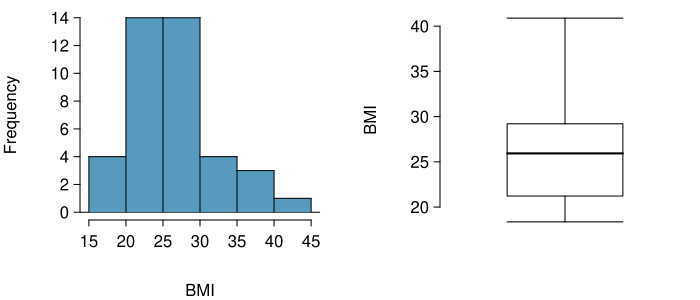

Recreate this plot in R.
library(Hmisc)
brfss <- sasxport.get("~/Dropbox/THESIS/R scripts/brfss/CDBRFS00.XPT")
data(COL)

#create df of only columns we like
brfss.data<-cbind(brfss$x.state,brfss$age,brfss$weight,brfss$wtdesire,brfss$height,brfss$htf, brfss$hti,brfss$sex)
colnames(brfss.data)<-c("x.state","age","weight", "wtdesire", "height", "htf", "hti", "sex")
brfss.data<-as.data.frame(brfss.data)

#eliminate missing data 
brfss.df<-brfss.data[brfss.data$weight != 777 & brfss.data$weight != 999 & brfss.data$wtdesire != 777
                     & brfss.data$wtdesire != 999 & brfss.data$height!= 777 & brfss.data$height != 999 
                     & brfss.data$htf != 7 & brfss.data$htf != 9 & brfss.data$hti != 77 & brfss.data$hti != 99,]
brfss.df<-brfss.df[complete.cases(brfss.df),]

#calculate bmi
height.total<- brfss.df$htf * 12 + brfss.df$hti
weight.dif<-brfss.df$weight-brfss.df$wtdesire
bmi<-(brfss.df$weight * 703)/ (height.total^2)
brfss.df<-cbind(brfss.df,height.total,weight.dif,bmi)

# sample 40k from brfss data to use as our sample
set.seed(102)
sample.vec<-sample(1:nrow(brfss.df),size = 40,replace = FALSE)
brfss.sample<-brfss.df[sample.vec,]

######################################################
library(openintro)
data(COL)
source("~/figures/brfssBMIsampHistograms.R", chdir = TRUE)
setwd('~/OI_Biostat/oi_biostat_source/ch_inference_foundations_oi_biostat/figures/brfssBMIsampHistograms')

myPDF("brfssBMIsampHistograms.pdf", 7, 3,
      mfrow = 1:2,
      mar = c(4, 4, 0.5, 1.5),
      mgp = c(3, 0.55, 0))
histPlot(brfss.sample$bmi,
         main = "",
         xlab = "BMI",
         ylab = "Frequency",
         col = COL[1])
par(mar = c(3.5, 4.5, 0.5, 0.5))
boxPlot(brfss.sample$bmi,
         main = "",
         ylab = "BMI",
         col = COL[1])
dev.off()
